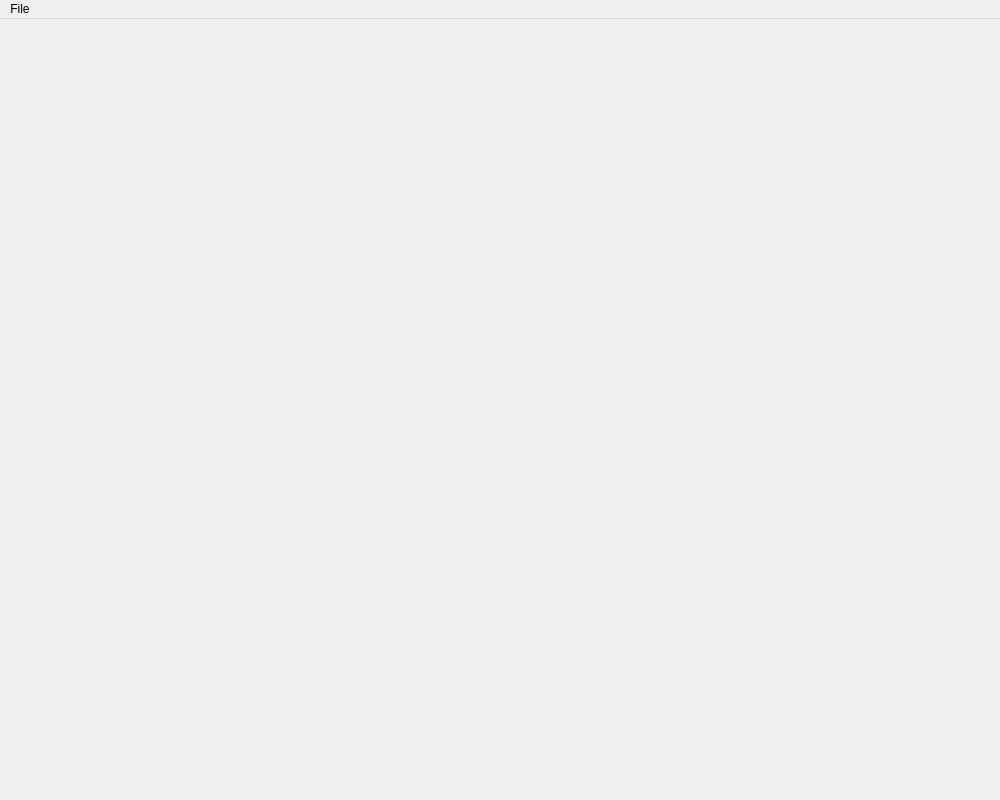
<?xml version="1.0" encoding="UTF-8"?>
<ui version="4.0">
 <class>MainWindow</class>
 <widget class="QMainWindow" name="MainWindow">
  <property name="geometry">
   <rect>
    <x>0</x>
    <y>0</y>
    <width>1000</width>
    <height>800</height>
   </rect>
  </property>
  <property name="windowTitle">
   <string>Planets Inc.</string>
  </property>
  <widget class="GLWidget" name="centralWidget"/>
  <widget class="QMenuBar" name="menuBar">
   <property name="geometry">
    <rect>
     <x>0</x>
     <y>0</y>
     <width>1000</width>
     <height>25</height>
    </rect>
   </property>
   <widget class="QMenu" name="menuFile">
    <property name="title">
     <string>File</string>
    </property>
    <addaction name="actionQuit"/>
   </widget>
   <addaction name="menuFile"/>
  </widget>
  <action name="actionQuit">
   <property name="text">
    <string>Quit</string>
   </property>
   <property name="shortcut">
    <string>Ctrl+Q</string>
   </property>
  </action>
 </widget>
 <layoutdefault spacing="6" margin="11"/>
 <customwidgets>
  <customwidget>
   <class>GLWidget</class>
   <extends>QWidget</extends>
   <header>glwidget.h</header>
   <container>1</container>
  </customwidget>
 </customwidgets>
 <resources/>
 <connections>
  <connection>
   <sender>actionQuit</sender>
   <signal>triggered()</signal>
   <receiver>MainWindow</receiver>
   <slot>close()</slot>
   <hints>
    <hint type="sourcelabel">
     <x>-1</x>
     <y>-1</y>
    </hint>
    <hint type="destinationlabel">
     <x>399</x>
     <y>299</y>
    </hint>
   </hints>
  </connection>
 </connections>
</ui>
